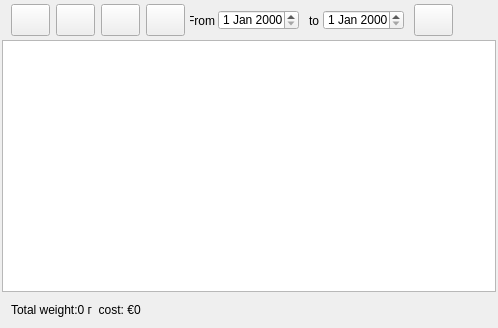
<?xml version="1.0" encoding="UTF-8"?>
<ui version="4.0">
 <class>QueryPWdg</class>
 <widget class="QWidget" name="QueryPWdg">
  <property name="geometry">
   <rect>
    <x>0</x>
    <y>0</y>
    <width>498</width>
    <height>328</height>
   </rect>
  </property>
  <property name="minimumSize">
   <size>
    <width>480</width>
    <height>200</height>
   </size>
  </property>
  <property name="windowTitle">
   <string>Dates of use of the product</string>
  </property>
  <layout class="QVBoxLayout" name="verticalLayout">
   <property name="spacing">
    <number>2</number>
   </property>
   <property name="leftMargin">
    <number>2</number>
   </property>
   <property name="topMargin">
    <number>2</number>
   </property>
   <property name="rightMargin">
    <number>2</number>
   </property>
   <property name="bottomMargin">
    <number>2</number>
   </property>
   <item>
    <widget class="QWidget" name="widget" native="true">
     <property name="minimumSize">
      <size>
       <width>480</width>
       <height>36</height>
      </size>
     </property>
     <property name="maximumSize">
      <size>
       <width>16777215</width>
       <height>36</height>
      </size>
     </property>
     <widget class="QToolButton" name="tbFirst">
      <property name="geometry">
       <rect>
        <x>9</x>
        <y>2</y>
        <width>39</width>
        <height>32</height>
       </rect>
      </property>
      <property name="toolTip">
       <string>Go to first row</string>
      </property>
      <property name="text">
       <string/>
      </property>
      <property name="icon">
       <iconset resource="foodcl.qrc">
        <normaloff>:/resources/first.png</normaloff>:/resources/first.png</iconset>
      </property>
      <property name="iconSize">
       <size>
        <width>32</width>
        <height>32</height>
       </size>
      </property>
     </widget>
     <widget class="QToolButton" name="tbPrev">
      <property name="geometry">
       <rect>
        <x>54</x>
        <y>2</y>
        <width>39</width>
        <height>32</height>
       </rect>
      </property>
      <property name="toolTip">
       <string>Go to previous row</string>
      </property>
      <property name="text">
       <string/>
      </property>
      <property name="icon">
       <iconset resource="foodcl.qrc">
        <normaloff>:/resources/prev.png</normaloff>:/resources/prev.png</iconset>
      </property>
      <property name="iconSize">
       <size>
        <width>32</width>
        <height>32</height>
       </size>
      </property>
     </widget>
     <widget class="QToolButton" name="tbNext">
      <property name="geometry">
       <rect>
        <x>99</x>
        <y>2</y>
        <width>39</width>
        <height>32</height>
       </rect>
      </property>
      <property name="toolTip">
       <string>Go to next row</string>
      </property>
      <property name="text">
       <string/>
      </property>
      <property name="icon">
       <iconset resource="foodcl.qrc">
        <normaloff>:/resources/next.png</normaloff>:/resources/next.png</iconset>
      </property>
      <property name="iconSize">
       <size>
        <width>32</width>
        <height>32</height>
       </size>
      </property>
     </widget>
     <widget class="QToolButton" name="tbLast">
      <property name="geometry">
       <rect>
        <x>144</x>
        <y>2</y>
        <width>39</width>
        <height>32</height>
       </rect>
      </property>
      <property name="toolTip">
       <string>Go to last row</string>
      </property>
      <property name="text">
       <string/>
      </property>
      <property name="icon">
       <iconset resource="foodcl.qrc">
        <normaloff>:/resources/last.png</normaloff>:/resources/last.png</iconset>
      </property>
      <property name="iconSize">
       <size>
        <width>32</width>
        <height>32</height>
       </size>
      </property>
     </widget>
     <widget class="QLabel" name="lbFrom">
      <property name="geometry">
       <rect>
        <x>188</x>
        <y>11</y>
        <width>25</width>
        <height>16</height>
       </rect>
      </property>
      <property name="text">
       <string>From</string>
      </property>
      <property name="alignment">
       <set>Qt::AlignRight|Qt::AlignTrailing|Qt::AlignVCenter</set>
      </property>
     </widget>
     <widget class="QDateEdit" name="deDate1">
      <property name="geometry">
       <rect>
        <x>216</x>
        <y>8</y>
        <width>81</width>
        <height>20</height>
       </rect>
      </property>
     </widget>
     <widget class="QLabel" name="lbFrom_2">
      <property name="geometry">
       <rect>
        <x>302</x>
        <y>11</y>
        <width>15</width>
        <height>16</height>
       </rect>
      </property>
      <property name="text">
       <string>to</string>
      </property>
      <property name="alignment">
       <set>Qt::AlignRight|Qt::AlignTrailing|Qt::AlignVCenter</set>
      </property>
     </widget>
     <widget class="QDateEdit" name="deDate2">
      <property name="geometry">
       <rect>
        <x>321</x>
        <y>8</y>
        <width>81</width>
        <height>20</height>
       </rect>
      </property>
     </widget>
     <widget class="QToolButton" name="tbExecQuery">
      <property name="geometry">
       <rect>
        <x>412</x>
        <y>2</y>
        <width>39</width>
        <height>32</height>
       </rect>
      </property>
      <property name="toolTip">
       <string>Execute query</string>
      </property>
      <property name="text">
       <string/>
      </property>
      <property name="icon">
       <iconset resource="foodcl.qrc">
        <normaloff>:/resources/exec.png</normaloff>:/resources/exec.png</iconset>
      </property>
      <property name="iconSize">
       <size>
        <width>32</width>
        <height>32</height>
       </size>
      </property>
     </widget>
    </widget>
   </item>
   <item>
    <widget class="QTableView" name="tableView"/>
   </item>
   <item>
    <widget class="QWidget" name="widget_2" native="true">
     <property name="minimumSize">
      <size>
       <width>0</width>
       <height>24</height>
      </size>
     </property>
     <layout class="QHBoxLayout" name="horizontalLayout_2">
      <item>
       <widget class="QLabel" name="lbSum">
        <property name="text">
         <string>Total weight:0 г  cost: €0</string>
        </property>
       </widget>
      </item>
     </layout>
    </widget>
   </item>
  </layout>
 </widget>
 <resources>
  <include location="foodcl.qrc"/>
 </resources>
 <connections/>
</ui>
